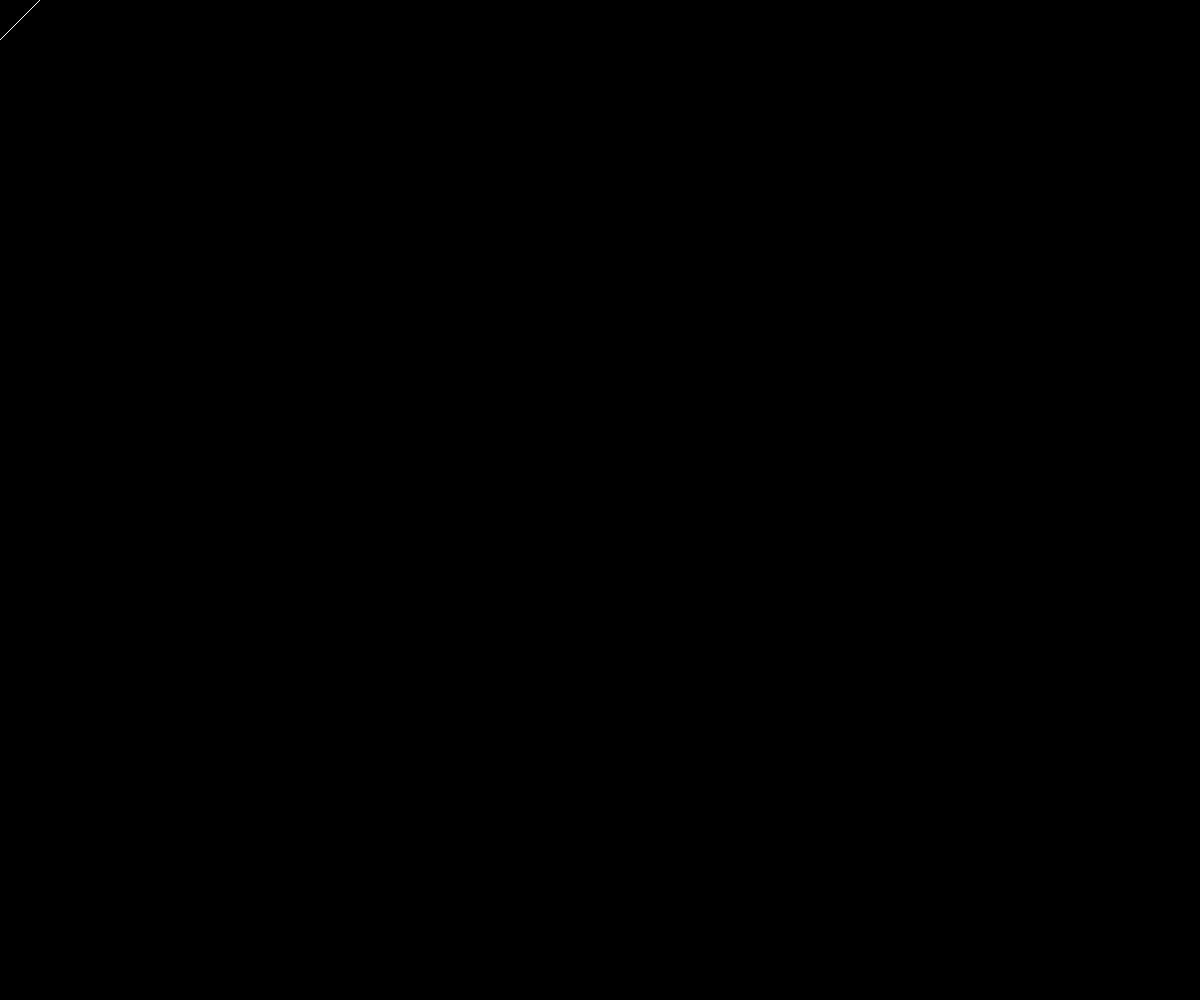
Frame 1 (no input)
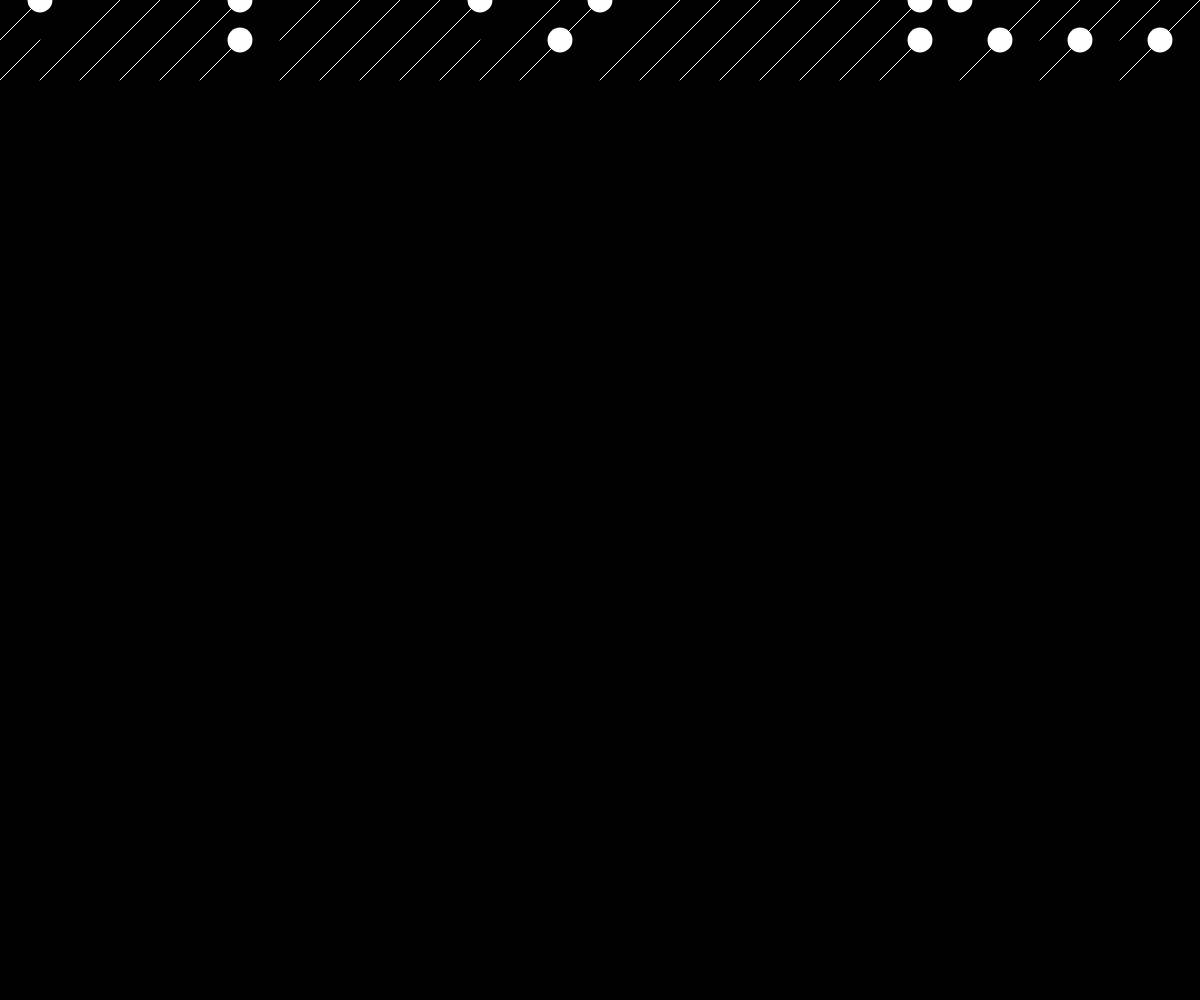
Frame 60 (no input)
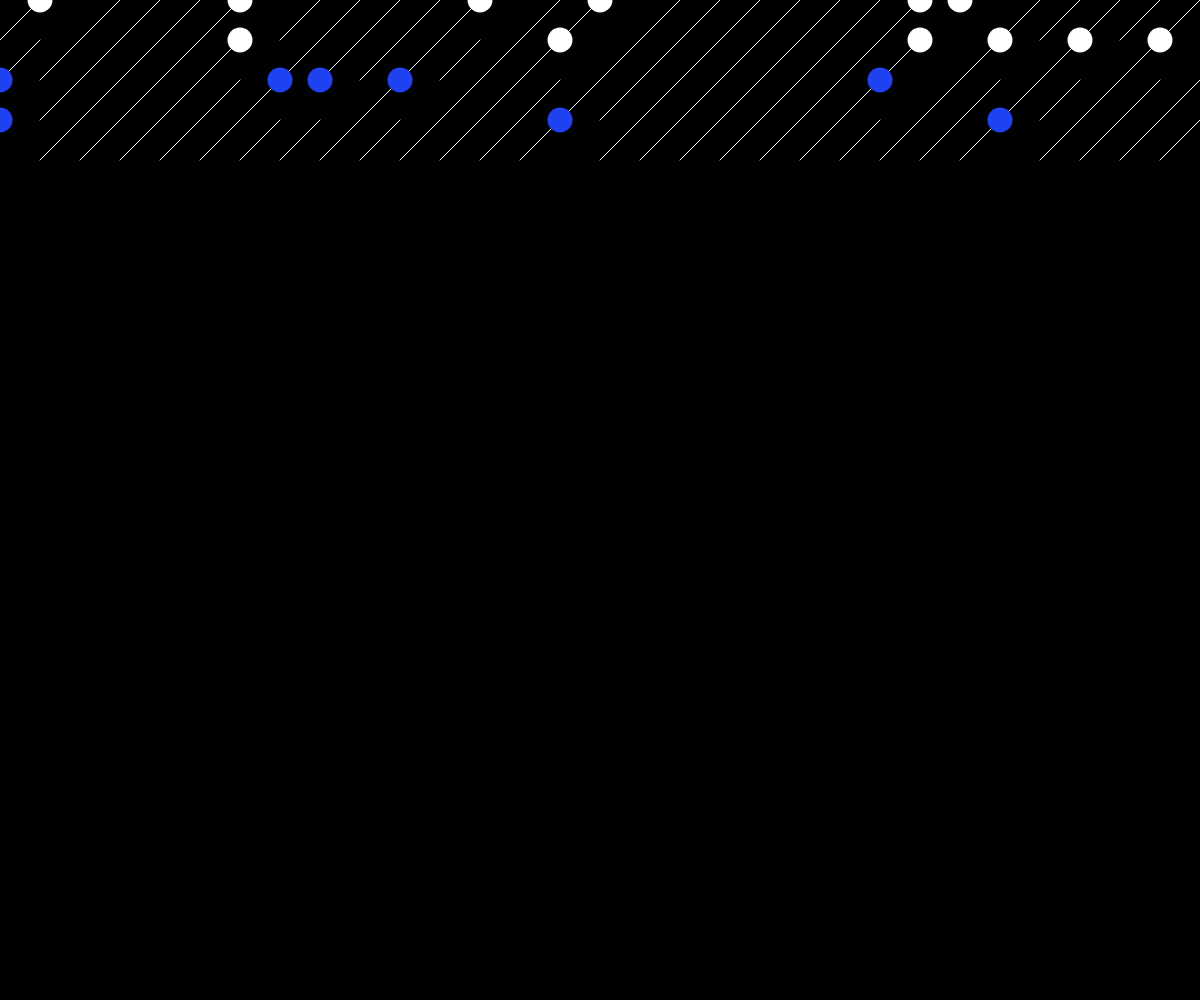
Frame 120 (the mouse pressed at the canvas centre since frame 60)

The p5.js sketch that drew these frames (run headless with seeded random() and noise() and a simulated clock; from frame 60 on, the mouse is pressed at the canvas centre):

// p5.js sketch
// ── sketch.js
let x = 0;
let y = 0;
let spacing = 40;


function setup() {
  createCanvas(windowWidth, windowHeight);
  background(0);
}

function draw() {
  
  
  r = random(0,255);
  g = random(0,255); 
  b = random(0,255); 
  
  stroke(255);
  if (random(1) < 0.2) {
    noStroke();
    circle(x, y, 25);
    //line (x,y, x+spacing, y+ spacing);
  } else {
    line(x, y + spacing, x + spacing, y);
  }
  x = x + spacing;
  if (x > width) {
    x = 0;
    y = y + spacing;
  }

  //quando termina la riga, passo alla riga successiva
  if (x >= width) {
    x = 0;
    y = y + spacing;
  }

  //quando la tavola è completa, ripulisco e ricomincio
  if (y >= height) {
    background(0);
    x = 0;
    y = 0;
  }
}

//il click del mouse cambia il colore di tutte le palline
function mousePressed() {
   fill (r,g,b);
    
}
